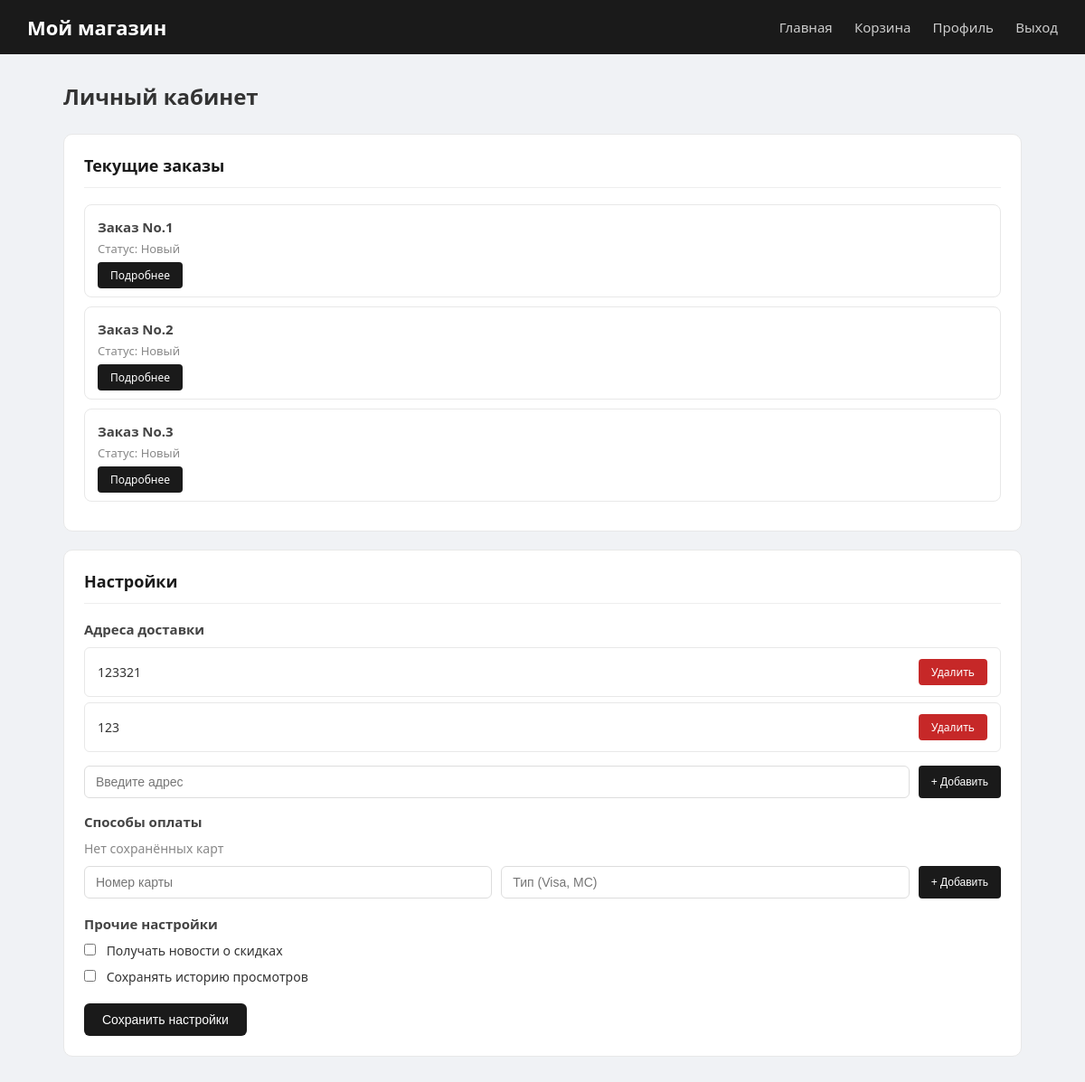
/profile (signed in), run on the app's committed database.
### models/order.py (models this page shows)
class Order(SqlAlchemyBase):
    __tablename__ = 'orders'
    id = Column(Integer, primary_key=True, autoincrement=True)
    person_id = Column(Integer, ForeignKey('persons.id'), nullable=False)
    payment_type_id = Column(Integer, ForeignKey('payment_types.id'), nullable=True)
    order_type_id = Column(Integer, ForeignKey('order_types.id'), nullable=True)
    delivery_address = Column(String(300))
    person = relationship("Person", back_populates="orders")
    payment_type_rel = relationship("PaymentType", back_populates="orders")
    order_type_rel = relationship("OrderType", back_populates="orders")
    items = relationship("OrderItem", back_populates="order", cascade="all, delete-orphan")

### models/order_type.py (models this page shows)
class OrderType(SqlAlchemyBase):
    __tablename__ = 'order_types'
    id = Column(Integer, primary_key=True, autoincrement=True)
    name = Column(String(50), nullable=False)
    orders = relationship("Order", back_populates="order_type_rel")

### models/user_address.py (models this page shows)
class UserAddress(SqlAlchemyBase):
    __tablename__ = 'user_addresses'
    id = Column(Integer, primary_key=True, autoincrement=True)
    person_id = Column(Integer, ForeignKey('persons.id'), nullable=False)
    address = Column(String(200), nullable=False)
    formatted_address = Column(String(300))
    latitude = Column(Float)
    longitude = Column(Float)
    is_default = Column(Boolean, default=False)
    person = relationship("Person", back_populates="addresses")

### models/person.py (models this page shows, shortened)
class Person(SqlAlchemyBase):
    __tablename__ = 'persons'
    id = Column(Integer, primary_key=True, autoincrement=True)
    email = Column(String(100), unique=True, nullable=False)
    surname = Column(String(50), nullable=False)
    name = Column(String(50), nullable=False)
    password = Column(String(255), nullable=False)
    login = Column(String(50), unique=True, nullable=False)
    address = Column(String(200))
    newsletter = Column(Boolean, default=False)
    save_history = Column(Boolean, default=False)
    id_shop = Column(Integer, ForeignKey('shops.id'), nullable=True)
    shop = relationship("Shop", back_populates="persons")
    carts = relationship("Cart", back_populates="person")
    orders = relationship("Order", back_populates="person")
    addresses = relationship("UserAddress", back_populates="person")
    payment_methods = relationship("UserPaymentMethod", back_populates="person")

### app.py (the view)
@app.route('/profile', methods=['GET', 'POST'])
def profile():
    if 'user_id' not in session:
        return redirect(url_for('login'))
    db_sess = create_session()
    person = db_sess.query(Person).get(session['user_id'])
    if not person:
        session.pop('user_id', None)
        return redirect(url_for('login'))
    profile_form = ProfileEditForm(obj=person)
    password_form = ChangePasswordForm()
    if request.method == 'POST' and 'save_settings' in request.form:
        person.newsletter = 'newsletter' in request.form
        person.save_history = 'save_history' in request.form
        db_sess.commit()
        flash('Настройки сохранены')
        return redirect(url_for('profile'))
    current_orders = db_sess.query(Order).filter(
        Order.person_id == person.id
    ).all()
    addresses = db_sess.query(UserAddress).filter(
        UserAddress.person_id == person.id
    ).all()
    payment_methods = person.payment_methods
    return render_template(
        'profile.html',
        person=person,
        form=profile_form,
        password_form=password_form,
        current_orders=current_orders,
        addresses=addresses,
        payment_methods=payment_methods
    )

### forms.py
class ProfileEditForm(FlaskForm):
    name = StringField('Имя', validators=[DataRequired(), Length(min=2, max=50)])
    email = EmailField('Email', validators=[DataRequired(), Email()])
    phone = StringField('Телефон', validators=[Optional(), Length(min=10, max=15)])
    avatar = FileField('Аватар', validators=[Optional()])  # для загрузки изображения
    submit = SubmitField('Сохранить изменения')

class ChangePasswordForm(FlaskForm):
    current_password = PasswordField('Текущий пароль', validators=[DataRequired()])
    new_password = PasswordField('Новый пароль', validators=[DataRequired(), Length(min=6)])
    confirm_new_password = PasswordField('Подтвердите новый пароль',
                                         validators=[DataRequired(), EqualTo('new_password')])
    submit = SubmitField('Изменить пароль')

### data/db_session.py (called while the page is built)
def create_session():
    global __factory
    if not __factory:
        raise Exception("База данных не инициализирована. Сначала вызовите global_init().")
    return __factory()

### templates/profile.html (shortened to what this page needs)
{% extends "base.html" %}
{% block content %}
<div class="profile-page">
    <h1>Личный кабинет</h1>
    <div class="profile-sections">
        <section>
            <h2>Текущие заказы</h2>
            {% if current_orders %}
                {% for order in current_orders %}
                <div class="order-card">
                    <h3>Заказ No.{{ order.id }}</h3>
                    <p class="order-status">Статус: {{ order.order_type_rel.name }}</p>
                    <a href="{{ url_for('order_status', order_id=order.id) }}" class="btn-small">Подробнее</a>
                </div>
                {% endfor %}
            {% else %}
                <p class="empty-message">Нет активных заказов</p>
            {% endif %}
        </section>
        <section>
            <h2>Настройки</h2>
            <h3>Адреса доставки</h3>
            {% if addresses %}
                <ul class="list-group">
                {% for addr in addresses %}
                    <li class="list-group-item">
                        <span>{{ addr.address }}</span>
                        <a href="{{ url_for('delete_address', addr_id=addr.id) }}" class="btn-small btn-danger">Удалить</a>
                    </li>
                {% endfor %}
                </ul>
            {% else %}
                <p class="empty-message">Адресов пока нет</p>
            {% endif %}
            <form method="POST" action="{{ url_for('add_address') }}" class="inline-form">
                <input type="text" name="address_input" placeholder="Введите адрес" required>
                <button type="submit" class="btn-small">+ Добавить</button>
            </form>
            <h3>Способы оплаты</h3>
            {% if payment_methods %}
                <ul class="list-group">
                {% for card in payment_methods %}
                    <li class="list-group-item">
                        <span>{{ card.card_type }} {{ card.card_number }}</span>
                        <a href="{{ url_for('delete_card', card_id=card.id) }}" class="btn-small btn-danger">Удалить</a>
                    </li>
                {% endfor %}
                </ul>
            {% else %}
                <p class="empty-message">Нет сохранённых карт</p>
            {% endif %}
            <form method="POST" action="{{ url_for('add_card') }}" class="inline-form">
                <input type="text" name="card_number" placeholder="Номер карты" required>
                <input type="text" name="card_type" placeholder="Тип (Visa, MC)">
                <button type="submit" class="btn-small">+ Добавить</button>
            </form>
            <form method="POST" style="margin-top:18px;">
                <h3>Прочие настройки</h3>
                <div class="settings-form">
                    <label><input type="checkbox" name="newsletter" {% if person.newsletter %}checked{% endif %}> Получать новости о скидках</label>
                    <label><input type="checkbox" name="save_history" {% if person.save_history %}checked{% endif %}> Сохранять историю просмотров</label>
                </div>
                <button type="submit" name="save_settings" class="btn" style="margin-top:10px;">Сохранить настройки</button>
            </form>
        </section>
    </div>
</div>
{% endblock %}

### templates/base.html (style rules this page uses)
* { margin: 0; padding: 0; box-sizing: border-box; }
body { font-family: 'Segoe UI', Arial, sans-serif; background: #f0f2f5; color: #333; min-height: 100vh; }
.btn { display: inline-block; padding: 10px 20px; background: #1a1a1a; color: white; border: none; border-radius: 6px; cursor: pointer; font-size: 14px; text-decoration: none; transition: background 0.2s; }
.btn-small { padding: 6px 14px; background: #1a1a1a; color: white; border: none; border-radius: 4px; cursor: pointer; font-size: 12px; text-decoration: none; transition: background 0.2s; }
.btn-danger { background: #c62828; }

### templates/profile.html (style rules this page uses)
.profile-page h1 { margin-bottom: 25px; font-size: 24px; }
.profile-sections section { background: white; padding: 22px; border-radius: 10px; border: 1px solid #e8e8e8; margin-bottom: 20px; }
.profile-sections h2 { font-size: 18px; margin-bottom: 18px; padding-bottom: 12px; border-bottom: 1px solid #eee; color: #1a1a1a; }
.profile-sections h3 { font-size: 15px; margin: 16px 0 10px; color: #444; }
.order-card { padding: 14px; border: 1px solid #e8e8e8; border-radius: 8px; margin-bottom: 10px; }
.order-card h3 { font-size: 15px; margin: 0 0 5px; }
.order-status { font-size: 13px; color: #888; margin-bottom: 8px; }
.list-group { list-style: none; margin-bottom: 15px; }
.list-group-item { display: flex; justify-content: space-between; align-items: center; padding: 12px 14px; border: 1px solid #e8e8e8; border-radius: 6px; margin-bottom: 6px; font-size: 14px; }
.inline-form { display: flex; gap: 10px; margin-top: 10px; }
.inline-form input { flex: 1; padding: 9px 12px; border: 1px solid #ddd; border-radius: 6px; font-size: 14px; }
.settings-form label { display: block; margin-bottom: 10px; font-size: 14px; cursor: pointer; }
.settings-form input[type="checkbox"] { margin-right: 8px; }
.empty-message { color: #888; font-size: 14px; }

### data on the page
Order: id "1", order_type_rel.name "Новый"
Order: id "2", order_type_rel.name "Новый"
Order: id "3", order_type_rel.name "Новый"
UserAddress: address "123321"
UserAddress: address "123"
